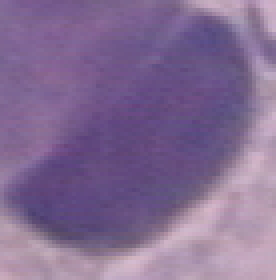
#> input picture carcinoma_in_situ/149143370-149143378-001.BMP, 69 x 70 px (shown 4 times larger)
$ python -i processor.py   (imports and definitions only)
#> lines starting #> are read from the running program, lines starting #| are printed output that depends on the picture; after the words box and inside, x2 and y2 are one past the last pixel; in counts of white or black regions, pixels touching at a corner belong together
import cv2
import numpy as np
from skimage import feature, color, morphology, transform
from scipy.ndimage import gaussian_filter, binary_fill_holes, binary_erosion, binary_dilation, binary_opening
import os
import matplotlib.pyplot as plt
from skimage.morphology import remove_small_objects, disk

def dice_similarity(A, B):
    intersection = np.logical_and(A, B)
    dice_coef = 2 * np.sum(intersection) / (np.sum(A) + np.sum(B))
    return dice_coef

def jaccard_coefficient(A, B):
    intersection = np.logical_and(A, B)
    union = np.logical_or(A, B)
    jaccard_idx = np.sum(intersection) / np.sum(union)
    return jaccard_idx

def process_image(image_path):
    # Read and preprocess image
    rgb = cv2.imread(image_path)
#> rgb is the input picture: shape (70, 69, 3); mean B, G, R 147.2, 107.7, 131.3
    if rgb is None:
        raise ValueError("Could not read image")

    rgb = cv2.cvtColor(rgb, cv2.COLOR_BGR2RGB)
    rgb = rgb.astype(np.float64) / 255.0

    # Convert to grayscale
    if len(rgb.shape) == 3:
        rgb1 = color.rgb2gray(rgb)
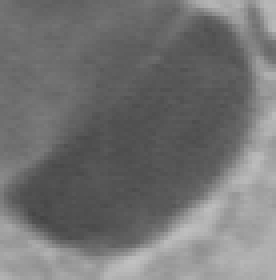
#> rgb1: shape (70, 69) float64 (shown 4 times larger); min 0.27, max 0.757, mean 0.453
    else:
        rgb1 = rgb.astype(np.float64)

    # Create output directory
    output_dir = "static/processed"
    os.makedirs(output_dir, exist_ok=True)

    # Apply Gaussian blur
    gb = gaussian_filter(rgb1, sigma=0.3)
    plt.imsave(os.path.join(output_dir, "1_gaussian_blur.png"), gb, cmap='gray')
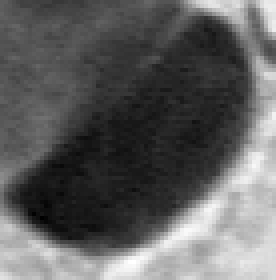
#> saved as 1_gaussian_blur.png: shape (70, 69, 3) (shown 4 times larger); min 0, max 255, mean 95.5

    # Process image
    max1 = np.max(gb)
#> max1 = 0.757
    max2 = max1 - 0.3
#> max2 = 0.457
    loc = np.where(gb < max2)
#> loc = 3218 positions, rows 0 to 63, columns 0 to 68
    re = np.zeros_like(rgb1)
    re[loc] = rgb1[loc]
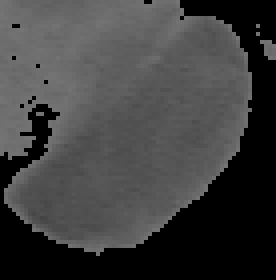
#> re: shape (70, 69) float64 (shown 4 times larger); min 0, max 0.457, mean 0.249

    # Edge detection
    lg = feature.canny(re)
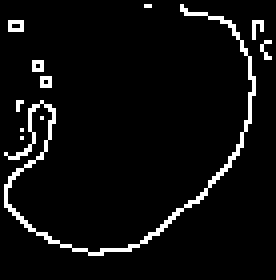
#> lg: shape (70, 69) bool (shown 4 times larger); 5.2% white in thin lines or dots, all inside (x1, y1, x2, y2) = (1, 1, 68, 64)
    plt.imsave(os.path.join(output_dir, "2_edge_detection.png"), lg, cmap='gray')

    # Remove small objects
    rn1 = remove_small_objects(lg.astype(bool), min_size=1000)
#> rn1: shape (70, 69) bool; every value is 0
    plt.imsave(os.path.join(output_dir, "3_cleaned_binary.png"), rn1, cmap='gray')

    # Morphological operations
    imd = binary_opening(rn1, structure=np.ones((3, 3)))
    selem_disk = disk(5)
    im2 = binary_dilation(imd, structure=selem_disk)
    plt.imsave(os.path.join(output_dir, "4_morphology.png"), im2, cmap='gray')

    # Final processing
    loc1 = np.where(rn1 == 1)
#> loc1 = (empty array, empty array)
    re[loc1] = 0
    imd1 = binary_erosion(re, structure=np.ones((3, 3)), iterations=5)
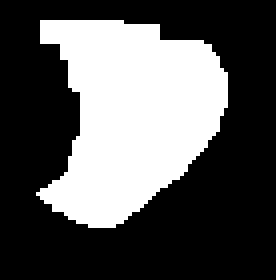
#> imd1: shape (70, 69) bool (shown 4 times larger); 34.5% white; 1 white region, box (x1, y1, x2, y2) and area: (9, 5, 57, 57) 1665
    res = remove_small_objects(imd1.astype(bool), min_size=300)

    # Create colored overlay
    f = cv2.imread(image_path)
    if f is not None:
        f = cv2.cvtColor(f, cv2.COLOR_BGR2RGB)
        m, n = rgb1.shape
#> m = 70; n = 69
        frs = np.zeros((m, n, 3), dtype=np.uint8)
        I1, J1 = np.where(res != 0)
#> I1 = 1665 values from 5 to 56; J1 = 1665 values, max 56 at index 491, min 9 at index 1485, mean 32.48
        for jj in range(len(J1)):
            frs[I1[jj], J1[jj]] = f[I1[jj], J1[jj]]
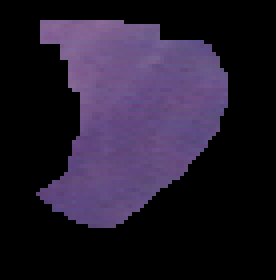
#> frs: shape (70, 69, 3) (shown 4 times larger); mean R, G, B 36.2, 28, 45.5

        plt.imsave(os.path.join(output_dir, "5_final_result.png"), frs)

    # Calculate metrics
    dice_score = dice_similarity(lg, res)
#> in dice_similarity, `dice_coef = 2 * np.sum(intersection) / (np.sum(A) + np.sum(B))`: dice_coef = 0
#> dice_score = 0
    jaccard_score = jaccard_coefficient(lg, res)
#> in jaccard_coefficient, `union = np.logical_or(A, B)`:
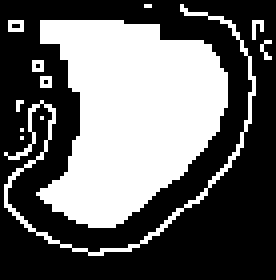
#> union: shape (70, 69) bool (shown 4 times larger); 39.7% white; 12 white regions (10 under 20 px), largest, box (x1, y1, x2, y2) and area: (9, 5, 57, 57) 1665, (1, 1, 64, 64) 202
#> jaccard_score = 0

    # Return results
    results = {
        'gaussian_blur': '1_gaussian_blur.png',
        'edge_detection': '2_edge_detection.png',
        'cleaned_binary': '3_cleaned_binary.png',
        'morphology': '4_morphology.png',
        'final_result': '5_final_result.png',
        'metrics': {
            'dice_coefficient': float(dice_score),
            'jaccard_index': float(jaccard_score),
            'detection_confidence': float(np.mean(res))
        }
    }

    return results

>>> result = process_image('carcinoma_in_situ/149143370-149143378-001.BMP')
#> result = 6 items

$ run again, on carcinoma_in_situ/149146635-149146651-001.BMP
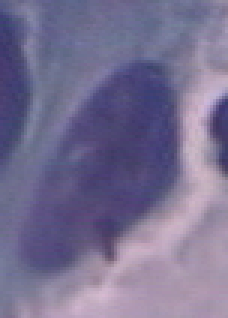
#> input picture carcinoma_in_situ/149146635-149146651-001.BMP, 76 x 106 px (shown 3 times larger)
#> in process_image, rgb is the input picture: shape (106, 76, 3); mean B, G, R 145.1, 111.3, 118.8
#> max1 = 0.757
#> max2 = 0.457
#> loc = 4591 positions, rows 0 to 105, columns 0 to 75
#> in process_image, `lg = feature.canny(re)`:
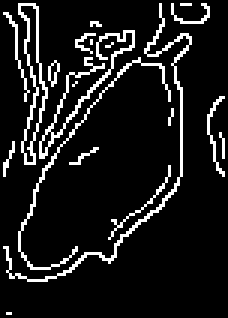
#> lg: shape (106, 76) bool (shown 3 times larger); 10.4% white in thin lines or dots
#> rn1: shape (106, 76) bool; every value is 0
#> loc1 = (empty array, empty array)
#> imd1: shape (106, 76) bool; 20.8% white; 3 white regions (1 under 20 px), largest, box (x1, y1, x2, y2) and area: (5, 24, 55, 87) 1629, (18, 5, 26, 16) 40
#> res: shape (106, 76) bool; 20.2% white; 1 white region, box (x1, y1, x2, y2) and area: (5, 24, 55, 87) 1629
#> I1 = 1629 values from 24 to 86; J1 = 1629 values, max 54 at index 120, min 5 at index 862, mean 31.86
#> intersection: shape (106, 76) bool; 0.43% white in thin lines or dots, all inside (x1, y1, x2, y2) = (7, 49, 33, 77)
#> dice_coef = 0.0284
#> in jaccard_coefficient, `union = np.logical_or(A, B)`:
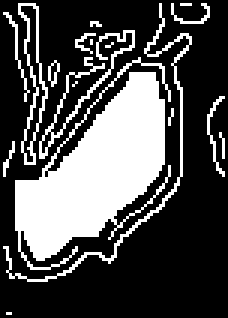
#> union: shape (106, 76) bool (shown 3 times larger); 30.2% white; 18 white regions (11 under 20 px), largest, box (x1, y1, x2, y2) and area: (5, 19, 57, 90) 1771, (1, 1, 64, 94) 204, (13, 10, 45, 53) 150
#> jaccard_idx = 0.0144
#> result = 6 items

$ run again, on carcinoma_in_situ/149146635-149146651-002.BMP
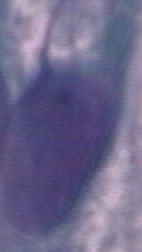
#> input picture carcinoma_in_situ/149146635-149146651-002.BMP, 71 x 126 px (shown 2 times larger)
#> in process_image, rgb is the input picture: shape (126, 71, 3); mean B, G, R 139.8, 103.6, 109.6
#> max1 = 0.743
#> max2 = 0.443
#> loc = 5182 positions, rows 0 to 125, columns 0 to 69
#> lg: shape (126, 71) bool; 6.1% white in thin lines or dots
#> rn1: shape (126, 71) bool; every value is 0
#> loc1 = (empty array, empty array)
#> imd1: shape (126, 71) bool; 34% white; 1 white region, box (x1, y1, x2, y2) and area: (5, 11, 62, 120) 3046
#> I1 = 3046 values from 11 to 119; J1 = 3046 values, max 61 at index 1, min 5 at index 746, mean 27.71
#> intersection: shape (126, 71) bool; 0.15% white in thin lines or dots, all inside (x1, y1, x2, y2) = (5, 111, 14, 117)
#> dice_coef = 0.00723
#> in jaccard_coefficient, `union = np.logical_or(A, B)`:
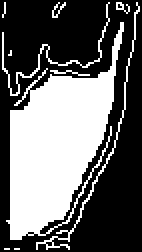
#> union: shape (126, 71) bool (shown 2 times larger); 40% white; 10 white regions (5 under 20 px), largest, box (x1, y1, x2, y2) and area: (3, 11, 62, 120) 3164, (18, 1, 70, 125) 188, (1, 1, 55, 48) 152, (25, 35, 45, 38) 22, (26, 1, 33, 9) 20
#> jaccard_idx = 0.00363
#> result = 6 items
